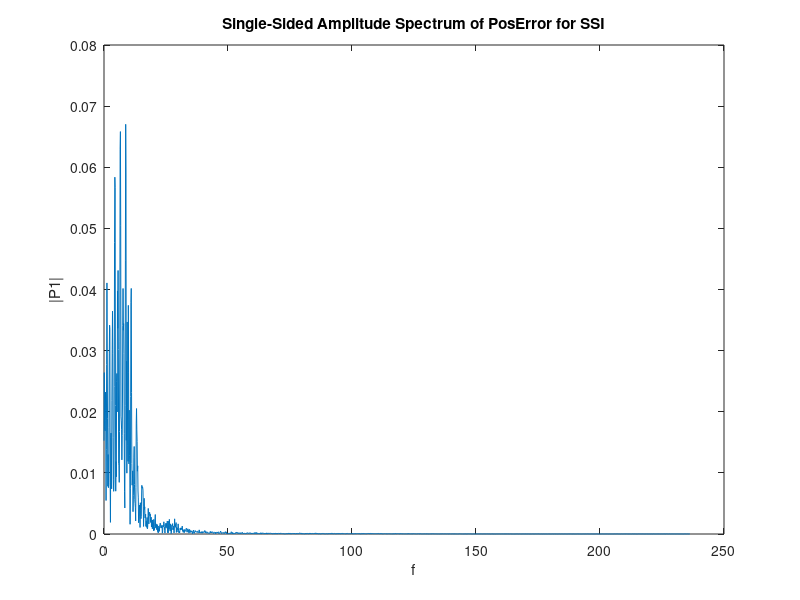
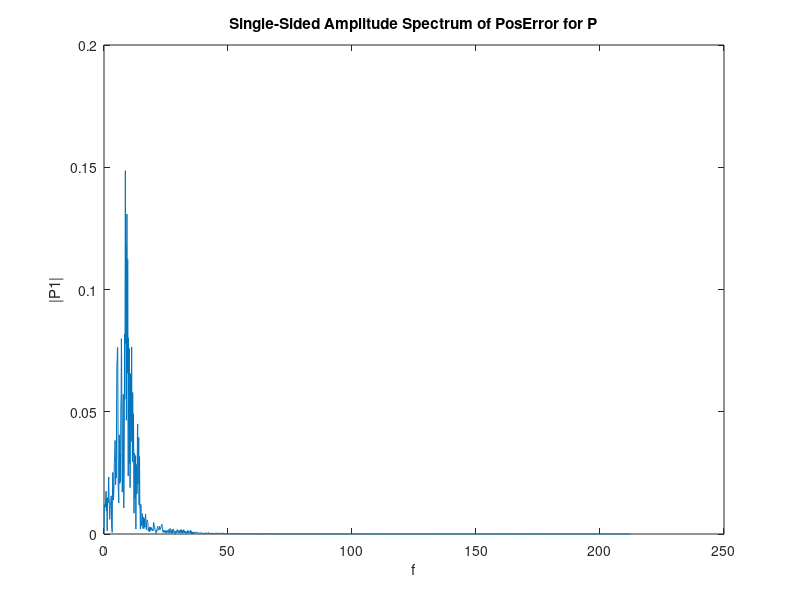
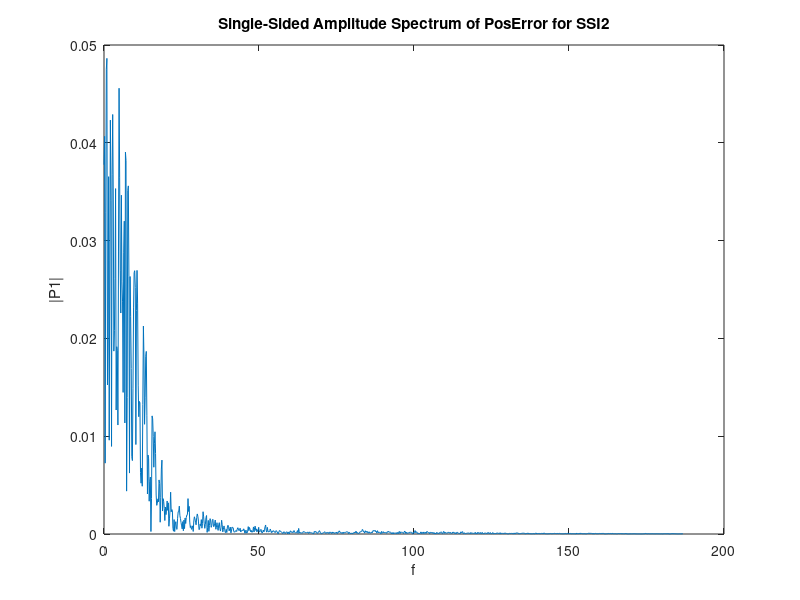
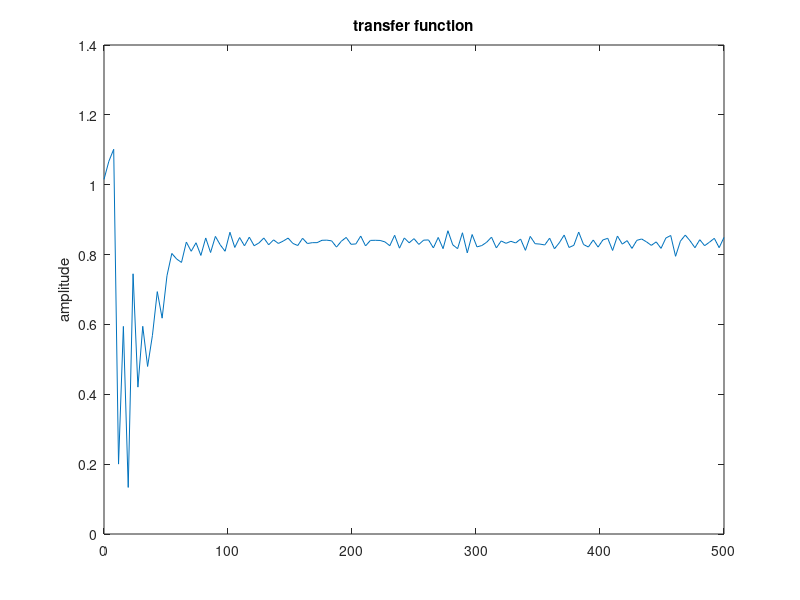

These charts were generated, in order, by the following MATLAB code: (Note: this script raises an error after producing the figures.)
% SSI virtual environment data processing

%% load data
SSI = load("SSItest_SSI_Ke5.txt"); 
SSI_BD = load("SSItest_SSI_Ke5_Kbd01.txt");
PD = load("SSItest_PD_Kp5_Kd01.txt"); 
P = load("SSItest_P_Kp5.txt");
P_BD = load("SSItest_P_Kp5_Kbd01.txt");
% data format: [SSI_case, U0-5000, (Pos1raw*(2*M_PI/8192)*1000), (ScaledPosDiff*1000), (ScaledVelDiff*1000), (delO*1000), (Id_SSI*1000), (Id_PD*1000)]

%% scale data
SSI(:,3:8) = SSI(:,3:8)/1000; 
SSI_BD(:,3:8) = SSI_BD(:,3:8)/1000;
PD(:,3:8) = PD(:,3:8)/1000;
P(:,3:8) = P(:,3:8)/1000;
P_BD(:,3:8) = P_BD(:,3:8)/1000;

Imax = 1.5; % A
kt = 19.4; % in mNm/A
SSI(:,2) = (SSI(:,2)/4000)*Imax*kt; % commanded T in mNm
SSI_BD(:,2) = (SSI_BD(:,2)/4000)*Imax*kt;
PD(:,2) = (PD(:,2)/4000)*Imax*kt;
P(:,2) = (P(:,2)/4000)*Imax*kt;
P_BD(:,2) = (P_BD(:,2)/4000)*Imax*kt;

% correct 2pi wrapping
for ii=1:size(SSI,1)
    if (SSI(ii,3)<1.0)
        SSI(ii,3) = SSI(ii,3) + 2*pi;
    end
end
for ii=1:size(SSI_BD,1)
    if (SSI_BD(ii,3)<1.0)
        SSI_BD(ii,3) = SSI_BD(ii,3) + 2*pi;
    end
end
for ii=1:size(PD,1)
    if (PD(ii,3)<1.0)
        PD(ii,3) = PD(ii,3) + 2*pi;
    end
end
for ii=1:size(P,1)
    if (P(ii,3)<1.0)
        P(ii,3) = P(ii,3) + 2*pi;
    end
end
for ii=1:size(P_BD,1)
    if (P_BD(ii,3)<1.0)
        P_BD(ii,3) = P_BD(ii,3) + 2*pi;
    end
end


% new data format: [SSI_case, actual current, Pos1, PosDiff, VelDiff, delO, Id_SSI, Id_PD]

%% load and scale second data set

SSI2 = load("SSItest2_SSI_Ke10.txt");
P2 = load("SSItest2_P_Kp10.txt");
% data format: [SSI_case, (Pos1raw*(2*M_PI/8192)*1000), (ScaledPosDiff*1000), (ScaledVelDiff*1000), (delO*1000)];

SSI2(:,2:5) = SSI2(:,2:5)/1000;
P2(:,2:5) = P2(:,2:5)/1000;

for ii=1:size(SSI2,1)
    if (SSI2(ii,2)<1.0)
        SSI2(ii,2) = SSI2(ii,2) + 2*pi;
    end
end
for ii=1:size(P2,1)
    if (P2(ii,2)<1.0)
        P2(ii,2) = P2(ii,2) + 2*pi;
    end
end
% new data format: [SSI_case, Pos1, PosDiff, VelDiff, delO]


%% get some statistics

RASE = zeros(1,7); % [P, PD, P_BD, P2, SSI, SSI_BD, SSI2]
RASE(1) = norm(P(:,4));
RASE(2) = norm(PD(:,4));
RASE(3) = norm(P_BD(:,4));
RASE(4) = norm(P2(:,3));
RASE(5) = norm(SSI(:,4));
RASE(6) = norm(SSI_BD(:,4));
RASE(7) = norm(SSI2(:,3))

MME = zeros(2,7); % [max;min] x [P, PD, P_BD, P2, SSI, SSI_BD, SSI2]
MME(:,1) = [max(P(:,4));min(P(:,4))];
MME(:,2) = [max(PD(:,4));min(PD(:,4))];
MME(:,3) = [max(P_BD(:,4));min(P_BD(:,4))];
MME(:,4) = [max(P2(:,3));min(P2(:,3))];
MME(:,5) = [max(SSI(:,4));min(SSI(:,4))];
MME(:,6) = [max(SSI_BD(:,4));min(SSI_BD(:,4))];
MME(:,7) = [max(SSI2(:,3));min(SSI2(:,3))]

%% fft to see frequency domain (what to look for here?)

Fs = 1000; % sampling frequency
T = 1/Fs; % sampling period

% do this for each dataset
L = size(SSI,1);
t = (0:L-1)*T; % time vector
F_SSI = fft(SSI(:,4)); % fft of position error
P2 = abs(F_SSI/L);
P1 = P2(1:L/2+1);
P1(2:end-1) = 2*P1(2:end-1); % frequency response for plotting
f = Fs*(0:(L/2))/L;

figure;
plot(f(1:2000),P1(1:2000));
title("Single-Sided Amplitude Spectrum of PosError for SSI");
xlabel('f'); ylabel('|P1|');

L = size(P,1);
t = (0:L-1)*T; % time vector
F_P = fft(P(:,4)); % fft of position error
P2 = abs(F_P/L);
P1 = P2(1:L/2+1);
P1(2:end-1) = 2*P1(2:end-1); % frequency response for plotting
f = Fs*(0:(L/2))/L;

figure;
plot(f(1:2000),P1(1:2000));
title("Single-Sided Amplitude Spectrum of PosError for P");
xlabel('f'); ylabel('|P1|');

L = size(SSI2,1);
t = (0:L-1)*T; % time vector
F_SSI2 = fft(SSI2(:,3)); % fft of position error
P2 = abs(F_SSI2/L);
P1 = P2(1:L/2+1);
P1(2:end-1) = 2*P1(2:end-1); % frequency response for plotting
f = Fs*(0:(L/2))/L;

figure;
plot(f(1:1000),P1(1:1000));
title("Single-Sided Amplitude Spectrum of PosError for SSI2");
xlabel('f'); ylabel('|P1|');

%% bode plots from estimate of transfer function between master position and slave position
figure;
tfestimate(P(:,3)',(P(:,3)-P(:,4))',[],[],[],1000);

%% plot position performance

figure; hold on;
plot(SSI(:,3));
plot(SSI(:,3)-SSI(:,4));
hold off;
title('SSI');

figure; hold on;
plot(SSI2(:,2));
plot(SSI2(:,2)-SSI2(:,3));
hold off;
title('SSI2');

figure; hold on;
plot(SSI_BD(:,3));
plot(SSI_BD(:,3)-SSI_BD(:,4));
hold off;
title('SSI BD');

figure; hold on;
plot(PD(:,3));
plot(PD(:,3)-PD(:,4));
hold off;
title('PD');

figure; hold on;
plot(P(:,3));
plot(P(:,3)-P(:,4));
hold off;
title('P');

figure; hold on;
plot(P_BD(:,3));
plot(P_BD(:,3)-P_BD(:,4));
hold off;
title('P BD');

figure; hold on;
plot(P2(:,2));
plot(P2(:,2)-P2(:,3));
hold off;
title('P2');

% figure; hold on; 
% plot(SSI(:,4)); 
% plot(SSI_BD(:,4));
% plot(P_BD(:,4));
% hold off; legend('SSI','SSI BD','PD BD');
